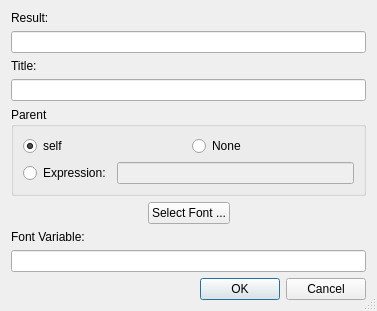
<?xml version="1.0" encoding="UTF-8"?>
<ui version="4.0">
 <class>FontDialogWizardDialog</class>
 <widget class="QDialog" name="FontDialogWizardDialog">
  <property name="geometry">
   <rect>
    <x>0</x>
    <y>0</y>
    <width>377</width>
    <height>291</height>
   </rect>
  </property>
  <property name="windowTitle">
   <string>QFontDialog Wizard</string>
  </property>
  <property name="sizeGripEnabled">
   <bool>true</bool>
  </property>
  <layout class="QVBoxLayout" name="verticalLayout">
   <item>
    <widget class="QLabel" name="label">
     <property name="text">
      <string>Result:</string>
     </property>
    </widget>
   </item>
   <item>
    <widget class="QLineEdit" name="eResultVar">
     <property name="toolTip">
      <string>Enter the result variable name</string>
     </property>
    </widget>
   </item>
   <item>
    <widget class="QLabel" name="textLabel1">
     <property name="text">
      <string>Title:</string>
     </property>
    </widget>
   </item>
   <item>
    <widget class="QLineEdit" name="eCaption">
     <property name="toolTip">
      <string>Enter the title for the message box</string>
     </property>
    </widget>
   </item>
   <item>
    <widget class="QGroupBox" name="parentGroup">
     <property name="title">
      <string>Parent</string>
     </property>
     <layout class="QGridLayout" name="gridLayout_3">
      <item row="0" column="0">
       <widget class="QRadioButton" name="parentSelf">
        <property name="toolTip">
         <string>Select &quot;self&quot; as parent</string>
        </property>
        <property name="text">
         <string>self</string>
        </property>
        <property name="checked">
         <bool>true</bool>
        </property>
       </widget>
      </item>
      <item row="0" column="1">
       <widget class="QRadioButton" name="parentNone">
        <property name="toolTip">
         <string>Select &quot;None&quot; as parent</string>
        </property>
        <property name="text">
         <string>None</string>
        </property>
       </widget>
      </item>
      <item row="1" column="0" colspan="2">
       <layout class="QHBoxLayout" name="horizontalLayout_2">
        <item>
         <widget class="QRadioButton" name="parentOther">
          <property name="toolTip">
           <string>Select to enter a parent expression</string>
          </property>
          <property name="text">
           <string>Expression:</string>
          </property>
         </widget>
        </item>
        <item>
         <widget class="QLineEdit" name="parentEdit">
          <property name="enabled">
           <bool>false</bool>
          </property>
          <property name="toolTip">
           <string>Enter the parent expression</string>
          </property>
         </widget>
        </item>
       </layout>
      </item>
     </layout>
    </widget>
   </item>
   <item>
    <layout class="QHBoxLayout">
     <item>
      <spacer>
       <property name="orientation">
        <enum>Qt::Horizontal</enum>
       </property>
       <property name="sizeType">
        <enum>QSizePolicy::Expanding</enum>
       </property>
       <property name="sizeHint" stdset="0">
        <size>
         <width>30</width>
         <height>0</height>
        </size>
       </property>
      </spacer>
     </item>
     <item>
      <widget class="QPushButton" name="fontButton">
       <property name="toolTip">
        <string>Press to select a font via a dialog</string>
       </property>
       <property name="text">
        <string>Select Font ...</string>
       </property>
      </widget>
     </item>
     <item>
      <spacer>
       <property name="orientation">
        <enum>Qt::Horizontal</enum>
       </property>
       <property name="sizeType">
        <enum>QSizePolicy::Expanding</enum>
       </property>
       <property name="sizeHint" stdset="0">
        <size>
         <width>30</width>
         <height>0</height>
        </size>
       </property>
      </spacer>
     </item>
    </layout>
   </item>
   <item>
    <widget class="QLabel" name="TextLabel1">
     <property name="text">
      <string>Font Variable:</string>
     </property>
    </widget>
   </item>
   <item>
    <widget class="QLineEdit" name="eVariable">
     <property name="toolTip">
      <string>Enter a variable name</string>
     </property>
    </widget>
   </item>
   <item>
    <widget class="QDialogButtonBox" name="buttonBox">
     <property name="orientation">
      <enum>Qt::Horizontal</enum>
     </property>
     <property name="standardButtons">
      <set>QDialogButtonBox::Cancel|QDialogButtonBox::Ok</set>
     </property>
    </widget>
   </item>
  </layout>
 </widget>
 <pixmapfunction>qPixmapFromMimeSource</pixmapfunction>
 <tabstops>
  <tabstop>eResultVar</tabstop>
  <tabstop>eCaption</tabstop>
  <tabstop>parentSelf</tabstop>
  <tabstop>parentNone</tabstop>
  <tabstop>parentOther</tabstop>
  <tabstop>parentEdit</tabstop>
  <tabstop>fontButton</tabstop>
  <tabstop>eVariable</tabstop>
  <tabstop>buttonBox</tabstop>
 </tabstops>
 <resources/>
 <connections>
  <connection>
   <sender>buttonBox</sender>
   <signal>accepted()</signal>
   <receiver>FontDialogWizardDialog</receiver>
   <slot>accept()</slot>
   <hints>
    <hint type="sourcelabel">
     <x>29</x>
     <y>281</y>
    </hint>
    <hint type="destinationlabel">
     <x>20</x>
     <y>120</y>
    </hint>
   </hints>
  </connection>
  <connection>
   <sender>buttonBox</sender>
   <signal>rejected()</signal>
   <receiver>FontDialogWizardDialog</receiver>
   <slot>reject()</slot>
   <hints>
    <hint type="sourcelabel">
     <x>85</x>
     <y>281</y>
    </hint>
    <hint type="destinationlabel">
     <x>76</x>
     <y>119</y>
    </hint>
   </hints>
  </connection>
  <connection>
   <sender>parentOther</sender>
   <signal>toggled(bool)</signal>
   <receiver>parentEdit</receiver>
   <slot>setEnabled(bool)</slot>
   <hints>
    <hint type="sourcelabel">
     <x>61</x>
     <y>156</y>
    </hint>
    <hint type="destinationlabel">
     <x>130</x>
     <y>157</y>
    </hint>
   </hints>
  </connection>
 </connections>
</ui>
